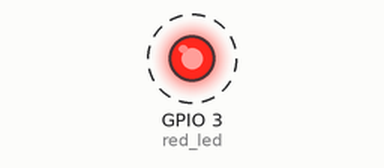
Bench run of a program on a simulated Raspberry Pi (BCM pin numbers). On the bench: output pins drawn as LEDs (lit = HIGH). Dashed ring = blinking. What the program prints to the terminal is not drawn.

Above: at 0.5 s.
Timing chart, 0 to 4.6 s (numbered marks = the images above):
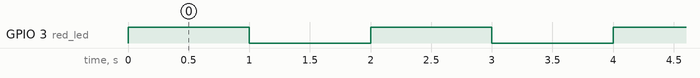

Measured:
- by itself, GPIO 3 (red_led): alternates HIGH for 1.0 s and LOW for 1.0 s

The program:

raspberry_pi5_blink_led_01.py
```python
# import gpiozero
from gpiozero import LED
import time

# Using BCM GPIO3 I/O on BOARD pin 5
red_led = LED(3) # BCM GPIO3 = BOARD 5

while(True):
  print("LED on")
  red_led.on()
  time.sleep(1)
  print("LED off")
  red_led.off()
  time.sleep(1)
print('Done')
```
